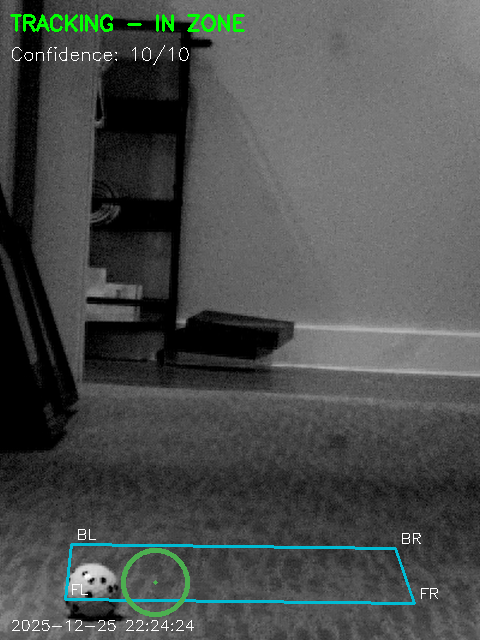
#> input picture FrontLeft_1.png, 480 x 640 px, found by its file name
$ python extract_ball_templates.py
#> lines starting #> are read from the running program, lines starting #| are printed output that depends on the picture
#!/usr/bin/env python3
"""
Extract ball-only templates from full scene images
Finds the ball (green circle) and crops to 80x80 region
"""
import cv2
import numpy as np
import os

# Template source images with approximate ball locations
templates = {
    'FrontLeft_1.png': (60, 650),      # Bottom-left
    'FrontRight_1.png': (570, 650),    # Bottom-right
    'BackLeft_1.png': (120, 600),      # Back-left
    'BackRight_1.png': (540, 620),     # Back-right
    'BallCalibration_1.png': (180, 120),  # Center, small image
    'pic1.png': (525, 200),            # Right side
    'pic2.png': (460, 260),            # Center-right
    'pic3.png': (465, 235),            # Center-right
}

output_dir = 'ball_templates_cropped'
os.makedirs(output_dir, exist_ok=True)

for filename, (approx_x, approx_y) in templates.items():
    filepath = f'ball_templates/{filename}'

    print(f'\nProcessing {filename}...')

    # Read image
    img = cv2.imread(filepath, cv2.IMREAD_GRAYSCALE)
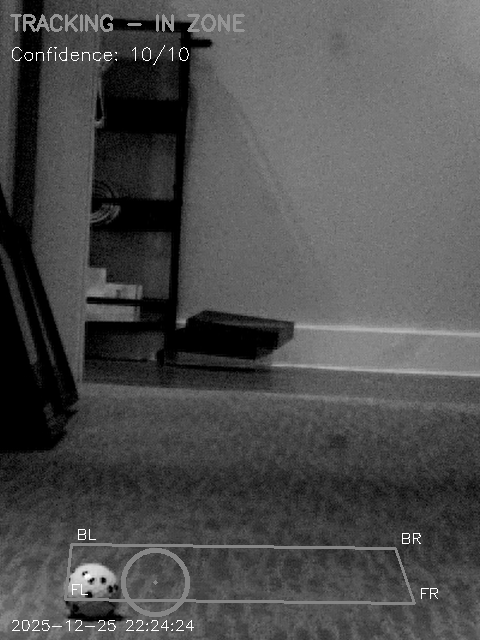
#> img: shape (640, 480); min 0, max 255, mean 77.2
    if img is None:
        print(f'  ❌ Failed to load {filepath}')
        continue

    # Create search region around approximate location (200x200)
    search_size = 100
    x1 = max(0, approx_x - search_size)
    y1 = max(0, approx_y - search_size)
    x2 = min(img.shape[1], approx_x + search_size)
#> x2 = 160
    y2 = min(img.shape[0], approx_y + search_size)
#> y2 = 640

    search_region = img[y1:y2, x1:x2]
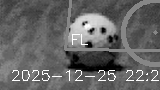
#> search_region: shape (90, 160); min 0, max 255, mean 101.2

    # Apply CLAHE to enhance contrast (same as camera detection)
    clahe = cv2.createCLAHE(clipLimit=3.0, tileGridSize=(8, 8))
    enhanced = clahe.apply(search_region)
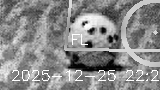
#> enhanced: shape (90, 160); min 2, max 255, mean 137.6

    # Detect circles in search region
    circles = cv2.HoughCircles(
        enhanced,
        cv2.HOUGH_GRADIENT,
        dp=1,
        minDist=30,
        param1=50,
        param2=30,
        minRadius=15,
        maxRadius=35
    )
#> circles = [[35.5, 34.5, 32.2], [88.5, 37.5, 33.3]]

    if circles is None or len(circles[0]) == 0:
        print(f'  ⚠ No ball detected, using approximate location')
        # Use approximate location
        crop_size = 40
        cx, cy = approx_x, approx_y
    else:
        # Use detected circle
        circle = circles[0][0]
#> circle = [35.5, 34.5, 32.2]
        cx = int(x1 + circle[0])
#> cx = 35
        cy = int(y1 + circle[1])
#> cy = 584
        radius = int(circle[2])
#> radius = 32
        crop_size = max(40, radius * 2)
#> crop_size = 64
        print(f'  ✓ Ball detected at ({cx}, {cy}) radius={radius}')
#|   ✓ Ball detected at (35, 584) radius=32

    # Crop 80x80 region around ball
    crop_x1 = max(0, cx - crop_size)
#> crop_x1 = 0
    crop_y1 = max(0, cy - crop_size)
#> crop_y1 = 520
    crop_x2 = min(img.shape[1], cx + crop_size)
#> crop_x2 = 99
    crop_y2 = min(img.shape[0], cy + crop_size)
#> crop_y2 = 640

    ball_crop = img[crop_y1:crop_y2, crop_x1:crop_x2]
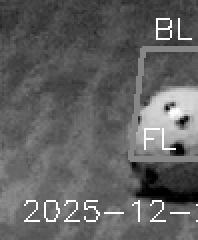
#> ball_crop: shape (120, 99) (shown 2 times larger); min 0, max 255, mean 97.3

    # Resize to standard 60x60
    ball_resized = cv2.resize(ball_crop, (60, 60))
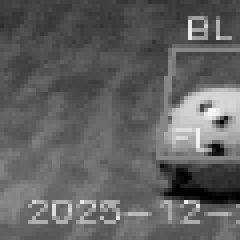
#> ball_resized: shape (60, 60) (shown 4 times larger); min 0, max 249, mean 97.3

    # Normalize brightness
    ball_normalized = cv2.normalize(ball_resized, None, 0, 255, cv2.NORM_MINMAX)

    # Save
    output_path = f'{output_dir}/{filename}'
    cv2.imwrite(output_path, ball_normalized)
    print(f'  💾 Saved {output_path} ({ball_normalized.shape})')
#|   💾 Saved ball_templates_cropped/FrontLeft_1.png ((60, 60))
#> pass 2 of the loop `for filename, (approx_x, approx_y) in templates.items():`:
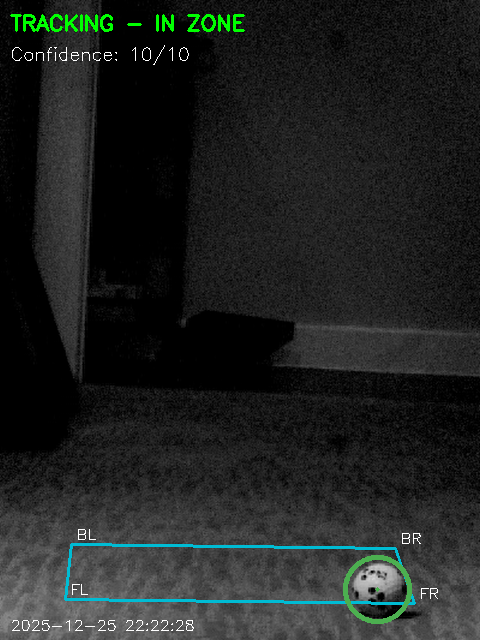
#> input picture FrontRight_1.png, 480 x 640 px, found by its file name
#> `img = cv2.imread(filepath, cv2.IMREAD_GRAYSCALE)`:
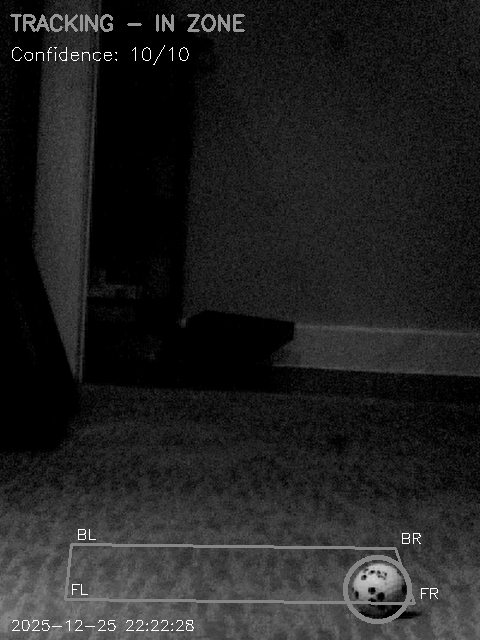
#> img: shape (640, 480); min 0, max 255, mean 33.9
#> circles = None
#> ball_crop = empty array
#> (the run stopped early here; a loop or call above may not have finished)
